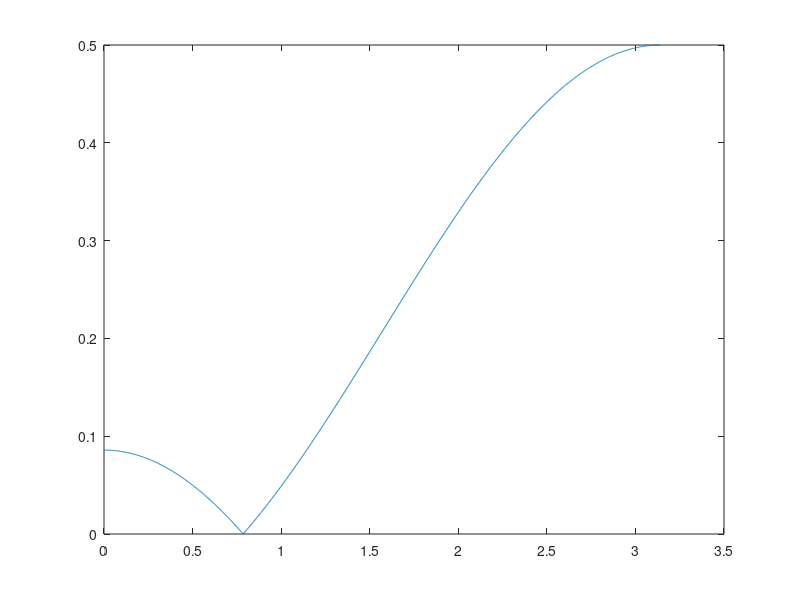

This chart was generated by the following MATLAB code: (Note: this script raises an error after producing the figure.)
% 9.2a
b0 = 1/2*(1 - cos(pi/4)); 
b = [b0,-2*b0*cos(pi/4),b0];
a = 1;
[h,w] = freqz(b,a,2001);
plot(w,abs(h));
fvtool(b,a);

% 9.2b
r0 = 0.99;
b0 = (1 + r0*r0 - 2*r0*cos(pi/4))/2*(1 - cos(pi/4));
b = [b0,-2*b0*cos(pi/4),b0];
a = [1,-2*r0*cos(pi/4),r0*r0];
[h,w] = freqz(b,a,2001);
plot(w,abs(h));
fvtool(b,a);

% 9.2c
% FIR filter is causal and stable
% IIR filter is causal and stable if ROC is |z|>r0. It is anti-causal and unstable if |z| < r0

% 9.2d
% The transition from stop band frequency to pass band frequency becomes quicker as we increase r0 from 0.5 to 0.99

% 9.2e  

load handel;
T = length(y);
% sound(y);
y = transpose(y);
x = zeros(1,T);
for k=1:length(y)
x = sin(2*pi*1024*(k-1)/Fs);
end

yn = y + x;

% sound(yn);

b01 = 1/2*(1 - cos(pi/4)); 
b1 = [b01,-2*b01*cos(pi/4),b01];
a1 = 1;

r0 = 0.99;
b02 = (1 + r0*r0 - 2*r0*cos(pi/4))/2*(1 - cos(pi/4));
b2 = [b02,-2*b02*cos(pi/4),b02];
a2 = [1,-2*r0*cos(pi/4),r0*r0];

[Y1,n1] = filter(b1,a1,yn);
[Y2,n2] = filter(b2,a2,yn);

% sound(Y1);
% sound(Y2);

% 9.2f
figure(1);

subplot(2,2,1)
plot(yn(1:100));
grid on;
xlabel('w');
ylabel('yn');
title('yn (filter 1)');

subplot(2,2,2)
plot(Y1(1:100));
grid on;
xlabel('w');
ylabel('Y1');
title('Filtered signal Y1 (filter 1)');

subplot(2,2,3)
plot(yn(1:100));
grid on;
xlabel('w');
ylabel('yn');
title('yn (filter 2)');

subplot(2,2,4)
plot(Y2(1:100));
grid on;
xlabel('w');
ylabel('Y2');
title('Filtered signal Y2 (filter 2)');
